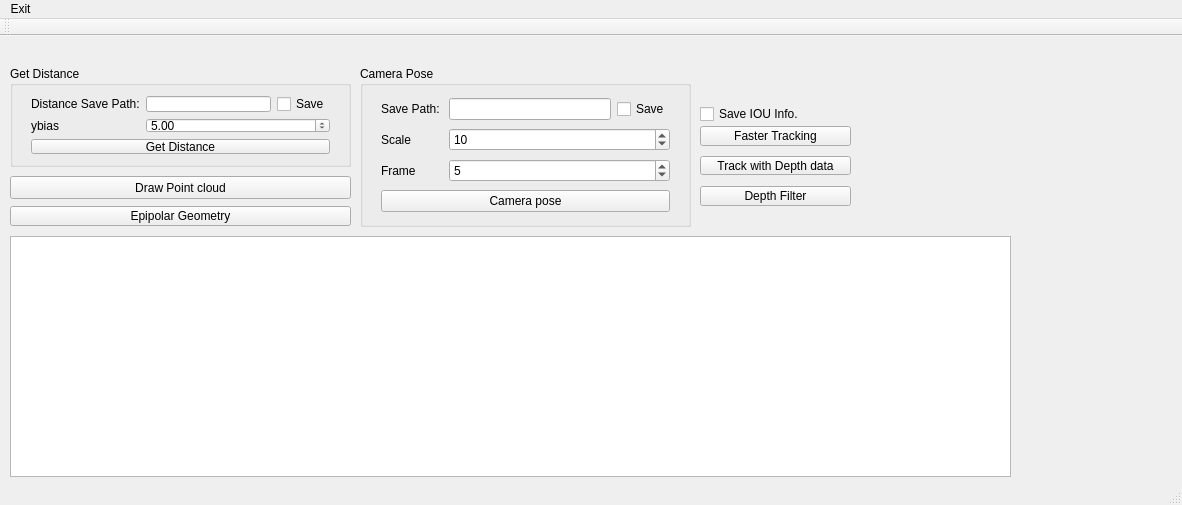
<?xml version="1.0" encoding="UTF-8"?>
<ui version="4.0">
 <class>detect_3d</class>
 <widget class="QMainWindow" name="detect_3d">
  <property name="geometry">
   <rect>
    <x>0</x>
    <y>0</y>
    <width>1182</width>
    <height>505</height>
   </rect>
  </property>
  <property name="windowTitle">
   <string>detect_3d</string>
  </property>
  <widget class="QWidget" name="centralWidget">
   <widget class="QPushButton" name="point_cloud">
    <property name="geometry">
     <rect>
      <x>10</x>
      <y>140</y>
      <width>341</width>
      <height>23</height>
     </rect>
    </property>
    <property name="text">
     <string>Draw Point cloud</string>
    </property>
   </widget>
   <widget class="QTextBrowser" name="state">
    <property name="geometry">
     <rect>
      <x>10</x>
      <y>200</y>
      <width>1001</width>
      <height>241</height>
     </rect>
    </property>
   </widget>
   <widget class="QPushButton" name="epipolar">
    <property name="geometry">
     <rect>
      <x>10</x>
      <y>170</y>
      <width>341</width>
      <height>20</height>
     </rect>
    </property>
    <property name="text">
     <string>Epipolar Geometry</string>
    </property>
   </widget>
   <widget class="QGroupBox" name="groupBox">
    <property name="geometry">
     <rect>
      <x>360</x>
      <y>30</y>
      <width>331</width>
      <height>161</height>
     </rect>
    </property>
    <property name="title">
     <string>Camera Pose</string>
    </property>
    <widget class="QWidget" name="gridLayoutWidget">
     <property name="geometry">
      <rect>
       <x>10</x>
       <y>19</y>
       <width>311</width>
       <height>141</height>
      </rect>
     </property>
     <layout class="QGridLayout" name="gridLayout">
      <item row="1" column="1" colspan="2">
       <widget class="QSpinBox" name="scale">
        <property name="minimum">
         <number>1</number>
        </property>
        <property name="maximum">
         <number>200</number>
        </property>
        <property name="value">
         <number>10</number>
        </property>
       </widget>
      </item>
      <item row="2" column="0">
       <widget class="QLabel" name="label_3">
        <property name="text">
         <string>Frame</string>
        </property>
       </widget>
      </item>
      <item row="2" column="1" colspan="2">
       <widget class="QSpinBox" name="frame">
        <property name="minimum">
         <number>1</number>
        </property>
        <property name="maximum">
         <number>50</number>
        </property>
        <property name="value">
         <number>5</number>
        </property>
       </widget>
      </item>
      <item row="1" column="0">
       <widget class="QLabel" name="label_2">
        <property name="text">
         <string>Scale</string>
        </property>
       </widget>
      </item>
      <item row="0" column="0">
       <widget class="QLabel" name="label_5">
        <property name="text">
         <string>Save Path: </string>
        </property>
       </widget>
      </item>
      <item row="0" column="1">
       <widget class="QLineEdit" name="pose_save"/>
      </item>
      <item row="0" column="2">
       <widget class="QCheckBox" name="save_pose">
        <property name="text">
         <string>Save</string>
        </property>
       </widget>
      </item>
      <item row="3" column="0" colspan="3">
       <widget class="QPushButton" name="camera_pose">
        <property name="text">
         <string>Camera pose</string>
        </property>
       </widget>
      </item>
     </layout>
    </widget>
   </widget>
   <widget class="QGroupBox" name="groupBox_2">
    <property name="geometry">
     <rect>
      <x>10</x>
      <y>30</y>
      <width>341</width>
      <height>101</height>
     </rect>
    </property>
    <property name="title">
     <string>Get Distance</string>
    </property>
    <widget class="QWidget" name="gridLayoutWidget_2">
     <property name="geometry">
      <rect>
       <x>10</x>
       <y>19</y>
       <width>321</width>
       <height>80</height>
      </rect>
     </property>
     <layout class="QGridLayout" name="gridLayout_2">
      <item row="1" column="0">
       <widget class="QLabel" name="label_4">
        <property name="text">
         <string>ybias</string>
        </property>
       </widget>
      </item>
      <item row="0" column="1">
       <widget class="QLineEdit" name="save_path"/>
      </item>
      <item row="0" column="2">
       <widget class="QCheckBox" name="save">
        <property name="text">
         <string>Save</string>
        </property>
       </widget>
      </item>
      <item row="0" column="0">
       <widget class="QLabel" name="label">
        <property name="text">
         <string>Distance Save Path:</string>
        </property>
       </widget>
      </item>
      <item row="1" column="1" colspan="2">
       <widget class="QDoubleSpinBox" name="y_bias">
        <property name="value">
         <double>5.000000000000000</double>
        </property>
       </widget>
      </item>
      <item row="2" column="0" colspan="3">
       <widget class="QPushButton" name="distance">
        <property name="text">
         <string>Get Distance</string>
        </property>
       </widget>
      </item>
     </layout>
    </widget>
   </widget>
   <widget class="QPushButton" name="fast_track">
    <property name="geometry">
     <rect>
      <x>700</x>
      <y>90</y>
      <width>151</width>
      <height>20</height>
     </rect>
    </property>
    <property name="text">
     <string>Faster Tracking</string>
    </property>
   </widget>
   <widget class="QCheckBox" name="save_iou">
    <property name="geometry">
     <rect>
      <x>700</x>
      <y>68</y>
      <width>141</width>
      <height>20</height>
     </rect>
    </property>
    <property name="text">
     <string>Save IOU Info.</string>
    </property>
   </widget>
   <widget class="QPushButton" name="depth_data">
    <property name="geometry">
     <rect>
      <x>700</x>
      <y>120</y>
      <width>151</width>
      <height>19</height>
     </rect>
    </property>
    <property name="text">
     <string>Track with Depth data</string>
    </property>
   </widget>
   <widget class="QPushButton" name="depth_filter">
    <property name="geometry">
     <rect>
      <x>700</x>
      <y>150</y>
      <width>151</width>
      <height>20</height>
     </rect>
    </property>
    <property name="text">
     <string>Depth Filter</string>
    </property>
   </widget>
  </widget>
  <widget class="QMenuBar" name="menuBar">
   <property name="geometry">
    <rect>
     <x>0</x>
     <y>0</y>
     <width>1182</width>
     <height>20</height>
    </rect>
   </property>
   <widget class="QMenu" name="menuExit">
    <property name="title">
     <string>Exit</string>
    </property>
    <addaction name="actionexit"/>
   </widget>
   <addaction name="menuExit"/>
  </widget>
  <widget class="QToolBar" name="mainToolBar">
   <attribute name="toolBarArea">
    <enum>TopToolBarArea</enum>
   </attribute>
   <attribute name="toolBarBreak">
    <bool>false</bool>
   </attribute>
  </widget>
  <widget class="QStatusBar" name="statusBar"/>
  <action name="actionexit">
   <property name="text">
    <string>exit</string>
   </property>
  </action>
 </widget>
 <layoutdefault spacing="6" margin="11"/>
 <resources/>
 <connections/>
</ui>
